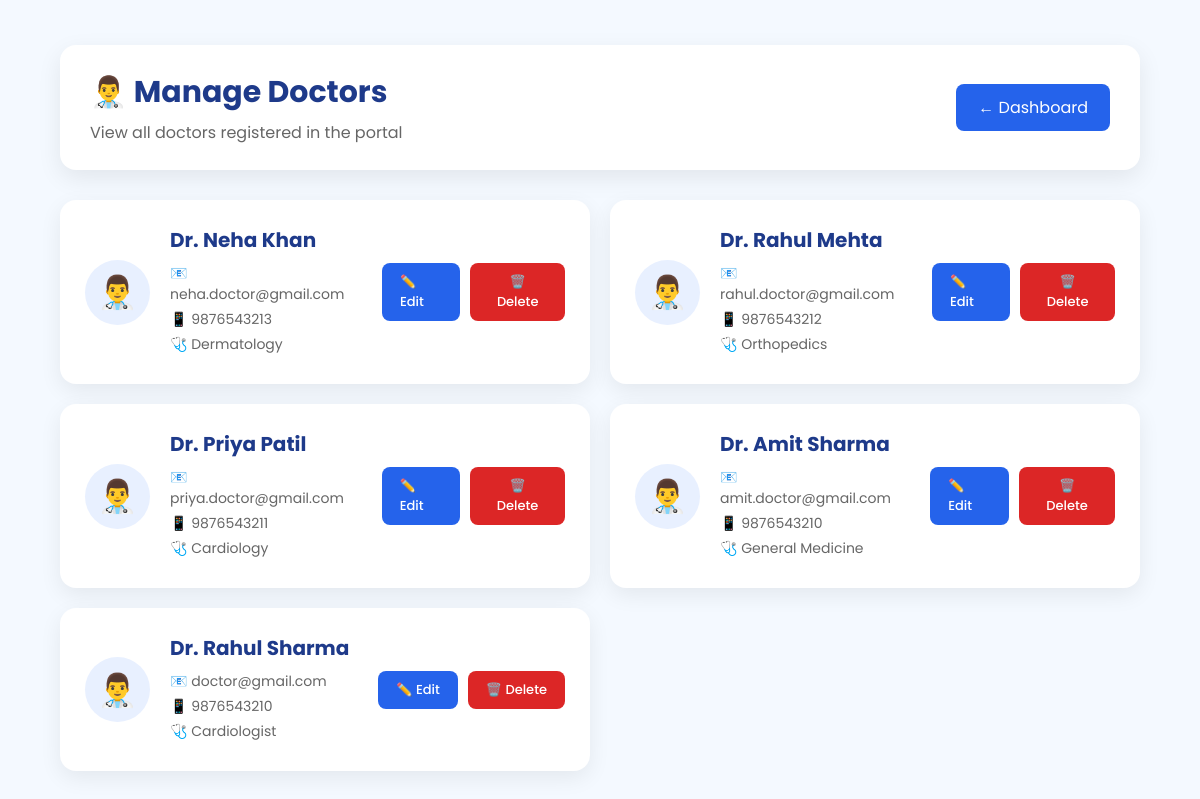
The page /admin-doctors (signed in) on the database its author committed.
### tables this page shows
CREATE TABLE doctors (

    id INTEGER PRIMARY KEY AUTOINCREMENT,

    full_name TEXT NOT NULL,

    email TEXT UNIQUE NOT NULL,

    specialization TEXT NOT NULL,

    mobile TEXT NOT NULL,

    password TEXT NOT NULL

);

### app.py (the view)
@app.route('/admin-doctors')
def admin_doctors():
    if 'admin_id' not in session:
        return redirect(url_for('admin_login'))
    connection = sqlite3.connect("hospital.db")
    cursor = connection.cursor()
    cursor.execute("""
        SELECT id, full_name, email, mobile, specialization
        FROM doctors
        ORDER BY id DESC
    """)
    doctors = cursor.fetchall()
    connection.close()
    return render_template(
        "admin_doctors.html",
        doctors=doctors
    )

### templates/admin_doctors.html (shortened to what this page needs)
<!DOCTYPE html>
<html lang="en">
<head>
    <link rel="stylesheet"
          href="{{ url_for('static', filename='css/admin_doctors.css') }}">
</head>
<body>
    <div class="container">
        <div class="header">
            <div>
                <h1>👨‍⚕️ Manage Doctors</h1>
                <p>
                    View all doctors registered in the portal
                </p>
            </div>
            <a href="/admin-dashboard" class="back-btn">
                ← Dashboard
            </a>
        </div>
        {% if doctors %}
            <div class="doctors">
                {% for doctor in doctors %}
                    <div class="doctor-card">
                        <div class="doctor-icon">
                            👨‍⚕️
                        </div>
                        <div class="doctor-info">
                            <h2>
                                {{ doctor[1] }}
                            </h2>
                            <p>
                                📧 {{ doctor[2] }}
                            </p>
                            <p>
                                📱 {{ doctor[3] }}
                            </p>
                            <p>
                                🩺 {{ doctor[4] }}
                            </p>
                        </div>
                        <div class="doctor-actions">
                             <a href="/admin-edit-doctor/{{ doctor[0] }}" class="edit-btn">
                                ✏️ Edit
                            </a>
                            <form
                                 action="/admin-delete-doctor/{{ doctor[0] }}"
                                 method="POST"
                                 onsubmit="return confirm('Are you sure you want to delete this doctor?');"
>
                                <button type="submit" class="delete-btn">
                                    🗑️ Delete
                                </button>
                            </form>
                        </div>
                    </div>
                {% endfor %}
            </div>
        {% endif %}
    </div>
</body>
</html>

### static/css/admin_doctors.css (style rules this page uses)
* { margin:0; padding:0; box-sizing:border-box; font-family:'Poppins',sans-serif; }
body { min-height:100vh; background:#f4f9ff; }
.container { width:90%; max-width:1100px; margin:auto; padding:45px 0; }
.header { background:white; padding:25px 30px; border-radius:16px; display:flex; justify-content:space-between; align-items:center; box-shadow:0 8px 25px rgba(0,0,0,0.08); margin-bottom:30px; }
.header h1 { color:#1e3a8a; font-size:30px; margin-bottom:5px; }
.header p { color:#666; }
.back-btn { text-decoration:none; background:#2563eb; color:white; padding:11px 22px; border-radius:8px; transition:0.3s; }
.doctors { display:grid; grid-template-columns:repeat(2,1fr); gap:20px; }
.doctor-card { background:white; padding:25px; border-radius:16px; display:flex; align-items:center; gap:20px; box-shadow:0 7px 22px rgba(0,0,0,0.07); transition:0.3s; }
.doctor-icon { width:65px; height:65px; display:flex; align-items:center; justify-content:center; background:#e8f0ff; border-radius:50%; font-size:32px; flex-shrink:0; }
.doctor-info h2 { color:#1e3a8a; font-size:20px; margin-bottom:8px; }
.doctor-info p { color:#666; font-size:14px; margin:4px 0; }
.doctor-actions { margin-left:auto; }
.edit-btn { display:inline-block; text-decoration:none; background:#2563eb; color:white; padding:9px 18px; border-radius:8px; font-size:13px; font-weight:500; transition:0.3s; }
.doctor-actions { margin-left:auto; display:flex; align-items:center; gap:10px; }
.delete-btn { border:none; background:#dc2626; color:white; padding:9px 18px; border-radius:8px; font-family:'Poppins',sans-serif; font-size:13px; font-weight:500; cursor:pointer; transition:0.3s; }

### rows shown on the page
doctors: full_name "Dr. Neha Khan", email "neha.doctor@gmail.com", mobile "9876543213", specialization "Dermatology"
doctors: full_name "Dr. Rahul Mehta", email "rahul.doctor@gmail.com", mobile "9876543212", specialization "Orthopedics"
doctors: full_name "Dr. Priya Patil", email "priya.doctor@gmail.com", mobile "9876543211", specialization "Cardiology"
doctors: full_name "Dr. Amit Sharma", email "amit.doctor@gmail.com", mobile "9876543210", specialization "General Medicine"
doctors: full_name "Dr. Rahul Sharma", email "doctor@gmail.com", mobile "9876543210", specialization "Cardiologist"
